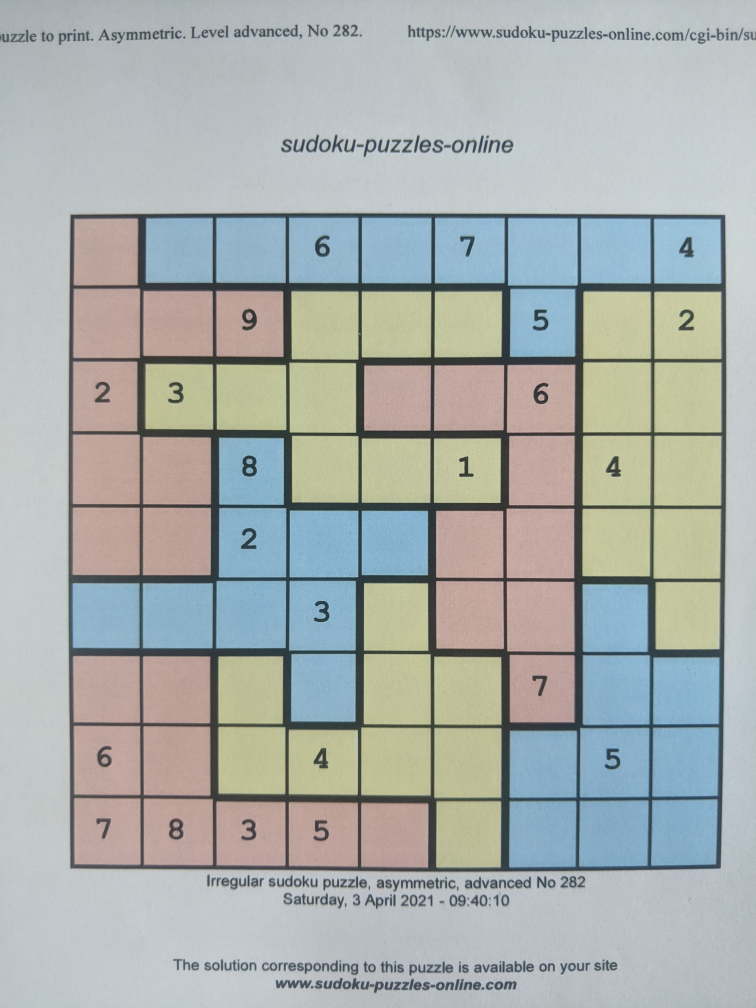
#> input picture training/jigsaw/01.jpg, 3024 x 4032 px, found by its file name (shown at 1/4 size); its folder holds only this picture in this run
$ python run_project.py
#> lines starting #> are read from the running program, lines starting #| are printed output that depends on the picture; after the words box and inside, x2 and y2 are one past the last pixel; in counts of white or black regions, pixels touching at a corner belong together
### utils.py
import cv2 as cv
import numpy as np
import os
from patchColorJ import *
from patchJ import *
from patchJ import get_zones_pattern_J

# [4 lines left out: function show_image, not called in this run]

def preprocess_image(image):
    #this function returns a preprocessed image with the sudoku grid

    gray = cv.cvtColor(image.copy(),cv.COLOR_BGR2GRAY)
    image_m_blur = cv.medianBlur(gray, 3)
    image_g_blur = cv.GaussianBlur(image_m_blur, (0, 0), 5)
    image_sharpened = cv.addWeighted(image_m_blur, 1.2, image_g_blur, -0.8, 0)
    _, thresh = cv.threshold(image_sharpened, 20, 255, cv.THRESH_BINARY)


    kernel = np.ones((5, 5), np.uint8)
    thresh = cv.erode(thresh, kernel)

    #_, thresh = cv.threshold(normalized, 0, 255, cv.THRESH_BINARY_INV | cv.THRESH_OTSU)

    edgels =  cv.Canny(thresh ,150,400)
    contours, _ = cv.findContours(edgels,  cv.RETR_EXTERNAL, cv.CHAIN_APPROX_SIMPLE)
    max_area = 0

    for i in range(len(contours)):
        if(len(contours[i]) >3):
            possible_top_left = None
            possible_bottom_right = None
            for point in contours[i].squeeze():
                if possible_top_left is None or point[0] + point[1] < possible_top_left[0] + possible_top_left[1]:
                    possible_top_left = point

                if possible_bottom_right is None or point[0] + point[1] > possible_bottom_right[0] + possible_bottom_right[1] :
                    possible_bottom_right = point

            diff = np.diff(contours[i].squeeze(), axis = 1)
            possible_top_right = contours[i].squeeze()[np.argmin(diff)]
            possible_bottom_left = contours[i].squeeze()[np.argmax(diff)]


            if cv.contourArea(np.array([[possible_top_left],[possible_top_right],[possible_bottom_right],[possible_bottom_left]])) > max_area:
                max_area = cv.contourArea(np.array([[possible_top_left],[possible_top_right],[possible_bottom_right],[possible_bottom_left]]))
                top_left = possible_top_left
                bottom_right = possible_bottom_right
                top_right = possible_top_right
                bottom_left = possible_bottom_left

    #image_contour=image.copy()
    #cv.drawContours(image_contour, contours, -1, (0,255,0), 3)
    #show_image(image_contour)

    #first rotation
    radians=np.arctan((top_right[1]-top_left[1])/(top_right[0]-top_left[0]))
    angle=np.degrees(radians)

    height, width, _ = np.shape(image)
    center=(width//2, height//2)

    transformationMatrix=cv.getRotationMatrix2D(center, angle, 1)
    croped_image=cv.warpAffine(image, transformationMatrix, (width, height))

    top_left=np.int0(transformationMatrix[:,:2]@top_left+transformationMatrix[:,2])
    top_right=np.int0(transformationMatrix[:,:2]@top_right+transformationMatrix[:,2])
    bottom_right=np.int0(transformationMatrix[:,:2]@bottom_right+transformationMatrix[:,2])
    bottom_left=np.int0(transformationMatrix[:,:2]@bottom_left+transformationMatrix[:,2])

    #second rotation
    radians=np.arctan((bottom_right[1]-bottom_left[1])/(bottom_right[0]-bottom_left[0]))
    angle=np.degrees(radians)

    height, width, _ = np.shape(croped_image)
    center=(width//2, height//2)

    transformationMatrix=cv.getRotationMatrix2D(center, angle, 1)
    croped_image=cv.warpAffine(croped_image, transformationMatrix, (width, height))

    top_left=np.int0(transformationMatrix[:,:2]@top_left+transformationMatrix[:,2])
    top_right=np.int0(transformationMatrix[:,:2]@top_right+transformationMatrix[:,2])
    bottom_right=np.int0(transformationMatrix[:,:2]@bottom_right+transformationMatrix[:,2])
    bottom_left=np.int0(transformationMatrix[:,:2]@bottom_left+transformationMatrix[:,2])
    croped_image=croped_image[top_left[1]:bottom_left[1],top_left[0]:top_right[0]]

    croped_image=cv.resize(croped_image, (495, 495))
    return croped_image

# [10 lines that do not run on import are left out]
        #show_image(image)

def getLines():
    lines_vertical=[]
    for i in range(0,496,55):
        l=[]
        l.append((i,0))
        l.append((i,494))
        lines_vertical.append(l)

    lines_horizontal=[]
    for i in range(0,496,55):
        l=[]
        l.append((0,i))
        l.append((494,i))
        lines_horizontal.append(l)
    return lines_vertical, lines_horizontal

def get_patches(img):
    #this function receive an image with the sudoku grid and returns an array with 81(9x9) patches
    patches=[]
    lines_vertical, lines_horizontal=getLines()
    for i in range(len(lines_horizontal)-1):
        for j in range(len(lines_vertical)-1):
            y_min = lines_vertical[j][0][0]
            y_max = lines_vertical[j + 1][1][0]
            x_min = lines_horizontal[i][0][1]
            x_max = lines_horizontal[i + 1][1][1]
            patch = img[x_min:x_max, y_min:y_max].copy()
            patches.append(patch)
            #show_image("patch", patch)
            #cv.imwrite("!!poza "+filename+" patch "+str(i*9+j)+".jpg", patch)
    return patches

# [6 lines left out: function remove_all, not called in this run]

def predict_digit_PM(image,color,type):
    gray= cv.cvtColor(image,cv.COLOR_BGR2GRAY)
    _, thresh = cv.threshold(gray, 0, 255, cv.THRESH_BINARY_INV | cv.THRESH_OTSU)
    h,w=np.shape(thresh)
    logits=np.zeros(9)
    for j in range(1,44):
        if type=='clasic':
            dir="masks/clasic/set"+str(j)+"/"
        if type=='jigsaw' and color==False:
            dir="masks/jigsawbw/set"+str(j)+"/"
        if type=='jigsaw' and color:
            dir="masks/jigsawcolor/set"+str(j)+"/"
        masks=[]
        for i in range(1,10):
            mask=cv.imread(dir+str(i)+".jpg")
            gray_mask= cv.cvtColor(mask,cv.COLOR_BGR2GRAY)
            gray_mask=cv.resize(gray_mask, (w,h))
            _, thresh_mask = cv.threshold(gray_mask, 0, 255, cv.THRESH_BINARY_INV | cv.THRESH_OTSU)
            masks.append(gray_mask)
        values=[]
        for mask in masks:
            values.append(np.abs(cv.matchTemplate(gray, mask, cv.TM_CCOEFF_NORMED)[0][0]))
        logits[np.argmax(values)]+=1
    return np.argmax(logits)+1


def get_results(patches, color=False, type='clasic'):
    if type=='clasic':
        wmin=5
        wmax=30
        hmin=5
        hmax=35
    elif type=='jigsaw' and color:
        wmin=5
        wmax=30
        hmin=5
        hmax=35
    else:
        wmin=4
        wmax=30
        hmin=9
        hmax=35

    result=""
    result_bonus=""
    for i in range(len(patches)):
        if i%9==0 and i!=0:
            result+="\n"
            result_bonus+="\n"
        patch=patches[i]
        gray= cv.cvtColor(patch.copy(),cv.COLOR_BGR2GRAY)
        _, thresh = cv.threshold(gray, 0, 255, cv.THRESH_BINARY_INV | cv.THRESH_OTSU)
        thresh[0:10,:]=0
        thresh[46:56,:]=0
        thresh[:, 0:10]=0
        thresh[:,46:56]=0
        contours, _ = cv.findContours(thresh.copy(), cv.RETR_EXTERNAL,cv.CHAIN_APPROX_SIMPLE)
        imcnts=patch.copy()
        check=False
        for c in contours:
            x,y, w,h=cv.boundingRect(c)
            if (w>wmin and w<wmax) and (h>hmin and h<hmax):
                cdigit=c
                check=True

        if check:
            x,y, w,h=cv.boundingRect(cdigit)
            crop=imcnts[y:y+h,x:x+w,:]
            digit=predict_digit_PM(crop, color, type)
            result+="x"
            result_bonus+=str(digit)
        else:
            result+="o"
            result_bonus+="o"
    return result, result_bonus

def get_results_J(preprocessed_image, color=False, type='clasic'):

    if color:
        patches=get_patches(preprocessed_image)
        zones=get_zones_pattern_colorJ(patches)
    else:
        gray=cv.cvtColor(preprocessed_image.copy(), cv.COLOR_BGR2GRAY)
        median=cv.medianBlur(gray, 7)
        _, thresh = cv.threshold(median, 0, 255, cv.THRESH_BINARY_INV | cv.THRESH_OTSU)
        patches=get_patches(thresh)
        zones, _=get_zones_pattern_J(patches)
        patches=get_patches(preprocessed_image)

    result, result_bonus=get_results(patches, color=color, type=type)
    result=list(result)
    remove_all(result, "\n")
    result_bonus=list(result_bonus)
    remove_all(result_bonus, "\n")

    result_with_zones=""
    bonus_result_with_zones=""
    for i in range(81):
        result_with_zones+=str(zones[i])
        result_with_zones+=result[i]
        bonus_result_with_zones+=str(zones[i])
        bonus_result_with_zones+=result_bonus[i]
        if i%9==8 and i!=0 and i!=80:
            result_with_zones+="\n"
            bonus_result_with_zones+="\n"

    return result_with_zones, bonus_result_with_zones

def get_grid_color(image):
    #funtion used to check wether a sudoku grid is colored or not

    gray=cv.cvtColor(image.copy(), cv.COLOR_BGR2GRAY)
    mat=[]
    for i in range(np.shape(gray)[0]):
        l=[]
        for j in range(np.shape(gray)[1]):
            p=gray[i,j]
            l.append([p,p,p])
        mat.append(l)
    mat0=np.zeros(image.shape)
    if sum(sum(sum(np.abs(mat0-mat+image))))>2000000:
        color=True
    else:
        color=False
    return color

#the following 2 functions were used to extract the masks digits and its labels

# [79 lines left out: functions get_train_images, get_masks_folder, not called in this run]

### patchColorJ.py
#This file implements the code for getting the zones out of the colored jigsaw grids


import cv2 as cv
import numpy as np

class patch_colorJ:
    def __init__(self, color):
        self.color=color
        self.zone=None
        self.down=None
        self.left=None
        self.right=None
        self.up=None

def get_zones_colorJ(self, zone):
    #this function allocs recursively a zone to un unzoned patch

    if self.zone is None:
        self.zone=zone
        if self.left is not None:
            if self.color==self.left.color:
                get_zones_colorJ(self.left, zone)
        if self.down is not None:
            if self.color==self.down.color:
                get_zones_colorJ(self.down, zone)
        if self.right is not None:
            if self.color==self.right.color:
                get_zones_colorJ(self.right, zone)
        if self.up is not None:
            if self.color==self.up.color:
                get_zones_colorJ(self.up, zone)

def get_zones_pattern_colorJ(patches):
    #this function returns the zones of the sudoku grid

    colors=[[203, 181, 146],[146, 182, 178],[155, 161, 188]]
    mat=[]
    l=[]

    #store the zones grid pattern in a matrix
    for i in range(len(patches)):
        median=cv.medianBlur(patches[i], 21)
        color=median[27][27]
        distances=[]
        for c in colors:
            distances.append(np.linalg.norm(color-c))
        color_index=np.argmin(distances)
        if color_index==0:
            l.append(patch_colorJ("blue"))
        if color_index==1:
            l.append(patch_colorJ("yellow"))
        if color_index==2:
            l.append(patch_colorJ("red"))
        if i%9==8:
            mat.append(l)
            l=[]

    #get the neighbors of every patch
    for i in range(9):
        for j in range(9):
            if i<8:
                mat[i][j].down=mat[i+1][j]
            if j<8:
                mat[i][j].right=mat[i][j+1]
            if j>0:
                mat[i][j].left=mat[i][j-1]
            if i>0:
                mat[i][j].up=mat[i-1][j]

    #get the zones with get_zones_colorJ function
    zone_counter=1
    for i in range(9):
        for j in range(9):
            if mat[i][j].zone is None:
                get_zones_colorJ(mat[i][j],zone_counter)
                zone_counter+=1

    zones=[]
    for i in range(81):
        zones.append(mat[i//9][i%9].zone)

    return zones

### run_project.py
import cv2 as cv
import numpy as np
from utils import *
from tqdm import trange

#Get results for classic grids
dir="training/clasic/"
for i in trange(1,21):
    if i<10:
        filename="0"+str(i)+".jpg"
    else:
        filename=str(i)+".jpg"
    try:
        image = cv.imread(dir+filename)
#> image is the input picture: shape (4032, 3024, 3); mean B, G, R 172.6, 175, 169.3
        image = cv.resize(image,(0,0),fx=0.2,fy=0.2)
#> image: shape (806, 605, 3)
        image=preprocess_image(image)
#> in preprocess_image, `image_sharpened = cv.addWeighted(image_m_blur, 1.2, image_g_blur, -0.8..`:
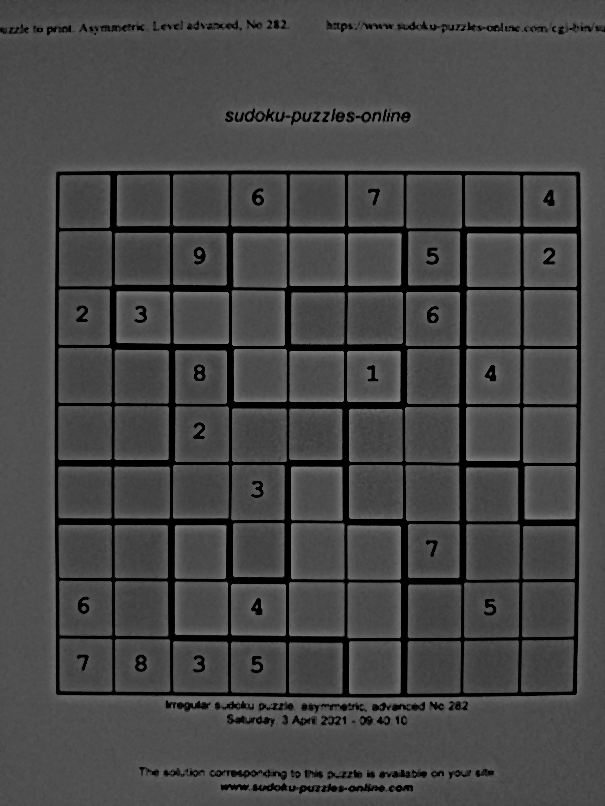
#> image_sharpened: shape (806, 605); min 0, max 136, mean 71.6
#> in preprocess_image, `_, thresh = cv.threshold(image_sharpened, 20, 255, cv.THRESH_BINARY)`:
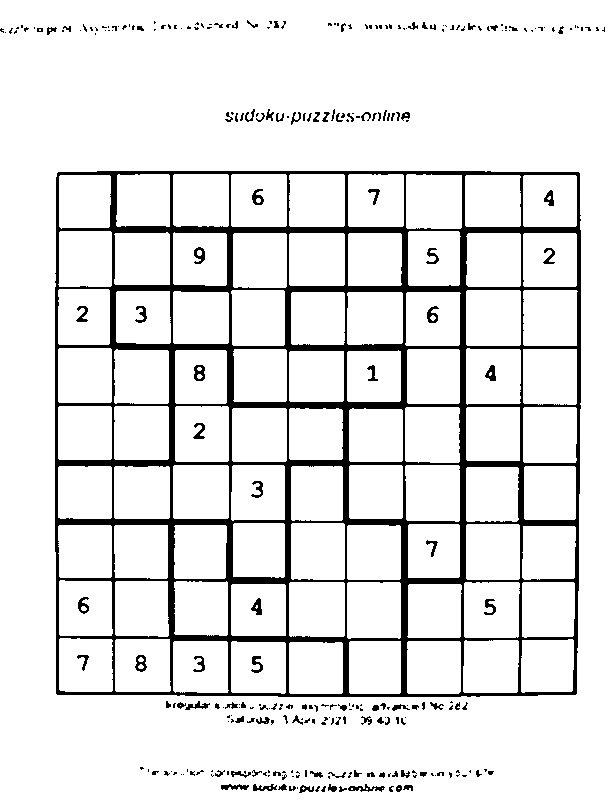
#> thresh: shape (806, 605); 90.5% white; 285 black regions (183 under 20 px), largest, box (x1, y1, x2, y2) and area: (55, 171, 581, 697) 40056, (348, 784, 385, 792) 133, (194, 365, 205, 381) 120
#> in preprocess_image, `thresh = cv.erode(thresh, kernel)`: thresh: shape (806, 605); 79.3% white; 63 black regions, largest, box (x1, y1, x2, y2) and area: (53, 169, 583, 712) 78864, (209, 768, 415, 795) 2832, (223, 107, 412, 127) 2477
#> in preprocess_image, `edgels =  cv.Canny(thresh ,150,400)`:
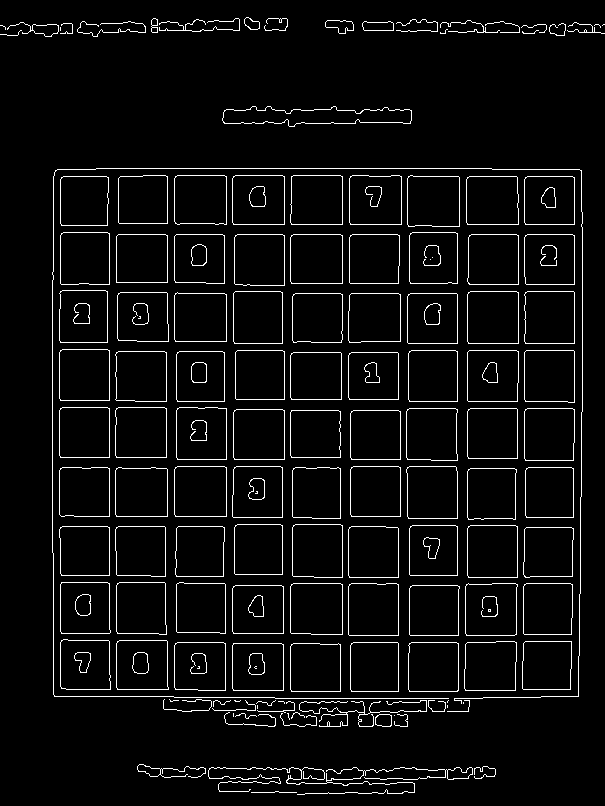
#> edgels: shape (806, 605); 4.8% white in thin lines or dots
#> in preprocess_image, `contours, _ = cv.findContours(edgels,  cv.RETR_EXTERNAL, cv.CHAIN_APPR..`: contours = 133 contours, 42 with area under 20; largest, box (x1, y1, x2, y2) and area: (467, 291, 519, 344) 2645, (290, 583, 343, 635) 2626, (465, 583, 518, 636) 2624, (292, 524, 343, 578) 2622, (406, 466, 458, 519) 2596
#> the loop in preprocess_image, `for i in range(len(contours)):` made 133 passes
#> (max_area, top_left, bottom_right, top_right, bottom_left) on pass 2: (4243.5, [209, 768], [468, 778], [472, 768], [219, 791])
#> (diff, possible_top_right, possible_bottom_left) on passes 1, 8, 18, 19, 20, 25: ([516, 518, 541, 518, 516, 513, 513, 496, 513, 513], [296, 792], [251, 792]), ([426, 426, 429, 429, 430, 429, 429, 425], [288, 713], [289, 719]), ([423, 418, 418, 419, 418, 418], [283, 701], [278, 701]), ([236, 232, 232, 237, 239, 242, 244, 264, 243, 239, 237, 231], [469, 700], [447, 711]), ([252, 254, 255, 254], [448, 700], [447, 702]), ([466, 466, 462, 460, 462, 465, 465], [240, 700], [234, 700])
#> after the loop in preprocess_image, `for i in range(len(contours)):`: bottom_left = [54, 696]; bottom_right = [578, 696]; max_area = 276150; top_left = [55, 170]; top_right = [581, 170]
#> in preprocess_image, `radians=np.arctan((top_right[1]-top_left[1])/(top_right[0]-top_left[0]))`: radians = 0
#> in preprocess_image, `transformationMatrix=cv.getRotationMatrix2D(center, angle, 1)`: transformationMatrix = [[1, 0, 0], [0, 1, 0]]
#> in preprocess_image, `croped_image=cv.resize(croped_image, (495, 495))`:
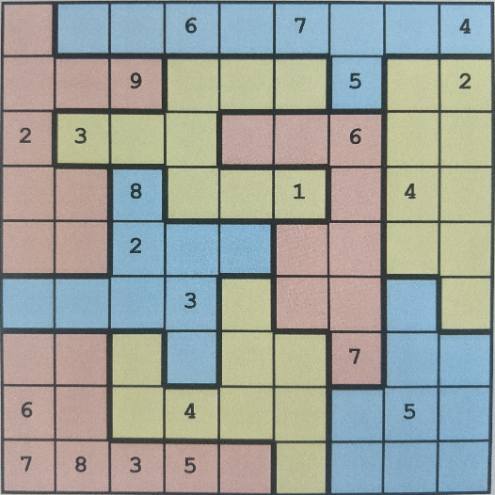
#> croped_image: shape (495, 495, 3); mean B, G, R 155.2, 161.6, 156.7
        patches=get_patches(image)
#> after the loop in get_patches, `for i in range(len(lines_horizontal)-1):`: patches = 81 items
#> patches = 81 items
        result, result_bonus=get_results(patches)
#> in get_results, `_, thresh = cv.threshold(gray, 0, 255, cv.THRESH_BINARY_INV | cv.THRES..`: thresh: shape (55, 55); 16.1% white; 3 white regions (2 under 20 px), largest, box (x1, y1, x2, y2) and area: (1, 1, 55, 55) 486
#> in get_results, `thresh[0:10,:]=0`: thresh: shape (55, 55); 9.1% white; 4 white regions (2 under 20 px), largest, box (x1, y1, x2, y2) and area: (50, 10, 55, 55) 137, (1, 10, 4, 55) 135
#> in get_results, `thresh[46:56,:]=0`: thresh: shape (55, 55); 7.1% white; 2 white regions, box (x1, y1, x2, y2) and area: (1, 10, 4, 46) 108, (52, 10, 55, 46) 108
#> in get_results, `thresh[:, 0:10]=0`:
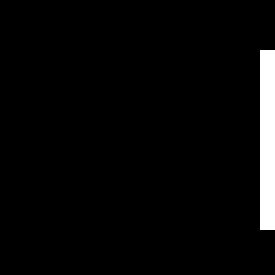
#> thresh: shape (55, 55) (shown 5 times larger); 3.6% white; 1 white region, box (x1, y1, x2, y2) and area: (52, 10, 55, 46) 108
#> in get_results, `thresh[:,46:56]=0`: thresh: shape (55, 55); 3.57% of pixels changed, all inside (x1, y1, x2, y2) = (52, 10, 55, 46)
#> in get_results, `contours, _ = cv.findContours(thresh.copy(), cv.RETR_EXTERNAL,cv.CHAIN..`: contours = []
        f=open("results/clasic/"+str(i)+"_predicted"+".txt", "w")
        f.write(result)
        f.close()
        f=open("results/clasic/"+str(i)+"_bonus_predicted"+".txt", "w")
        f.write(result_bonus)
        f.close()
    except:
        print("error on photo ", str(i))
        f=open("results/clasic/"+str(i)+"_predicted"+".txt", "w")
        f.write("error")
        f.close()
        f=open("results/clasic/"+str(i)+"_bonus_predicted"+".txt", "w")
        f.write("error")
        f.close()


#Get results for jigsaw grids
dir="training/jigsaw/"
#> dir = 'training/jigsaw/'
for i in trange(1,41):
    if i<10:
        filename="0"+str(i)+".jpg"
    else:
        filename=str(i)+".jpg"
    try:
        image = cv.imread(dir+filename)
        image = cv.resize(image,(0,0),fx=0.2,fy=0.2)
        image=preprocess_image(image)
#> the loop in preprocess_image (call 2), `for i in range(len(contours)):` made 133 passes
#> (diff, possible_top_right, possible_bottom_left) on passes 1, 8, 18, 19, 20, 25, 27, 30: ([516, 518, 541, 518, 516, 513, 513, 496, 513, 513], [296, 792], [251, 792]), ([426, 426, 429, 429, 430, 429, 429, 425], [288, 713], [289, 719]), ([423, 418, 418, 419, 418, 418], [283, 701], [278, 701]), ([236, 232, 232, 237, 239, 242, 244, 264, 243, 239, 237, 231], [469, 700], [447, 711]), ([252, 254, 255, 254], [448, 700], [447, 702]), ([466, 466, 462, 460, 462, 465, 465], [240, 700], [234, 700]), ([530, 530, 531, 529, 527, 522, 527, 529, 530], [178, 700], [170, 701]), ([410, 411, 413, 456, 456, 457, 407, 361, 362, 362], [283, 644], [233, 690])
        color=get_grid_color(image)
#> in get_grid_color, `gray=cv.cvtColor(image.copy(), cv.COLOR_BGR2GRAY)`:
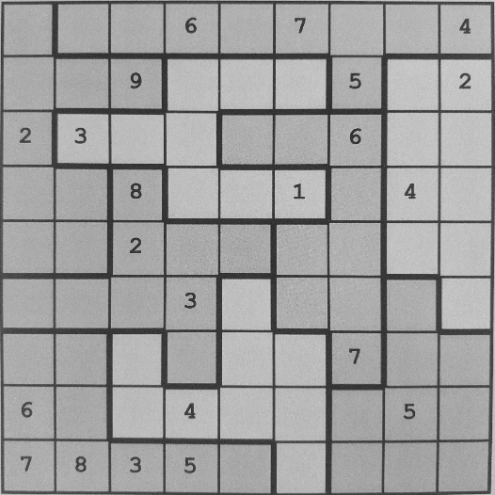
#> gray: shape (495, 495); min 34, max 213, mean 159.4
#> after the loop in get_grid_color, `for i in range(np.shape(gray)[0]):`: mat = 495 items
#> color = True
        result, result_bonus=get_results_J(image, color, type='jigsaw')
#> in get_results_J, `patches=get_patches(preprocessed_image)`: patches = 81 items
#> the loop in get_zones_pattern_colorJ, `for i in range(len(patches)):` made 81 passes
#> (color, color_index) on passes 1 to 12: ([157, 164, 189], 2), ([200, 178, 146], 0), ([200, 179, 147], 0), ([203, 181, 146], 0), ([207, 183, 146], 0), ([208, 184, 148], 0), ([212, 188, 151], 0), ([213, 189, 151], 0), ([214, 191, 154], 0), ([156, 164, 190], 2), ([151, 160, 187], 2), ([152, 161, 187], 2)
#> pass 3, in get_zones_pattern_colorJ, `median=cv.medianBlur(patches[i], 21)`:
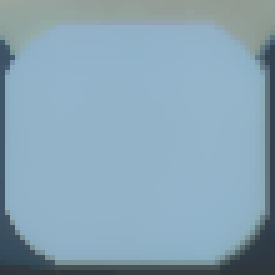
#> median: shape (55, 55, 3) (shown 5 times larger); mean of channels 0, 1, 2 181.2, 164.5, 136.2; drawn as B, G, R
        f=open("results/jigsaw/"+str(i)+"_predicted"+".txt", "w")
        f.write(result)
        f.close()
        f=open("results/jigsaw/"+str(i)+"_bonus_predicted"+".txt", "w")
        f.write(result_bonus)
        f.close()
    except:
        print("error on photo ", str(i))
        f=open(str(i)+"_predicted"+".txt", "w")
        f.write("error")
        f.close()
        f=open(str(i)+"_bonus_predicted"+".txt", "w")
        f.write("error")
        f.close()
